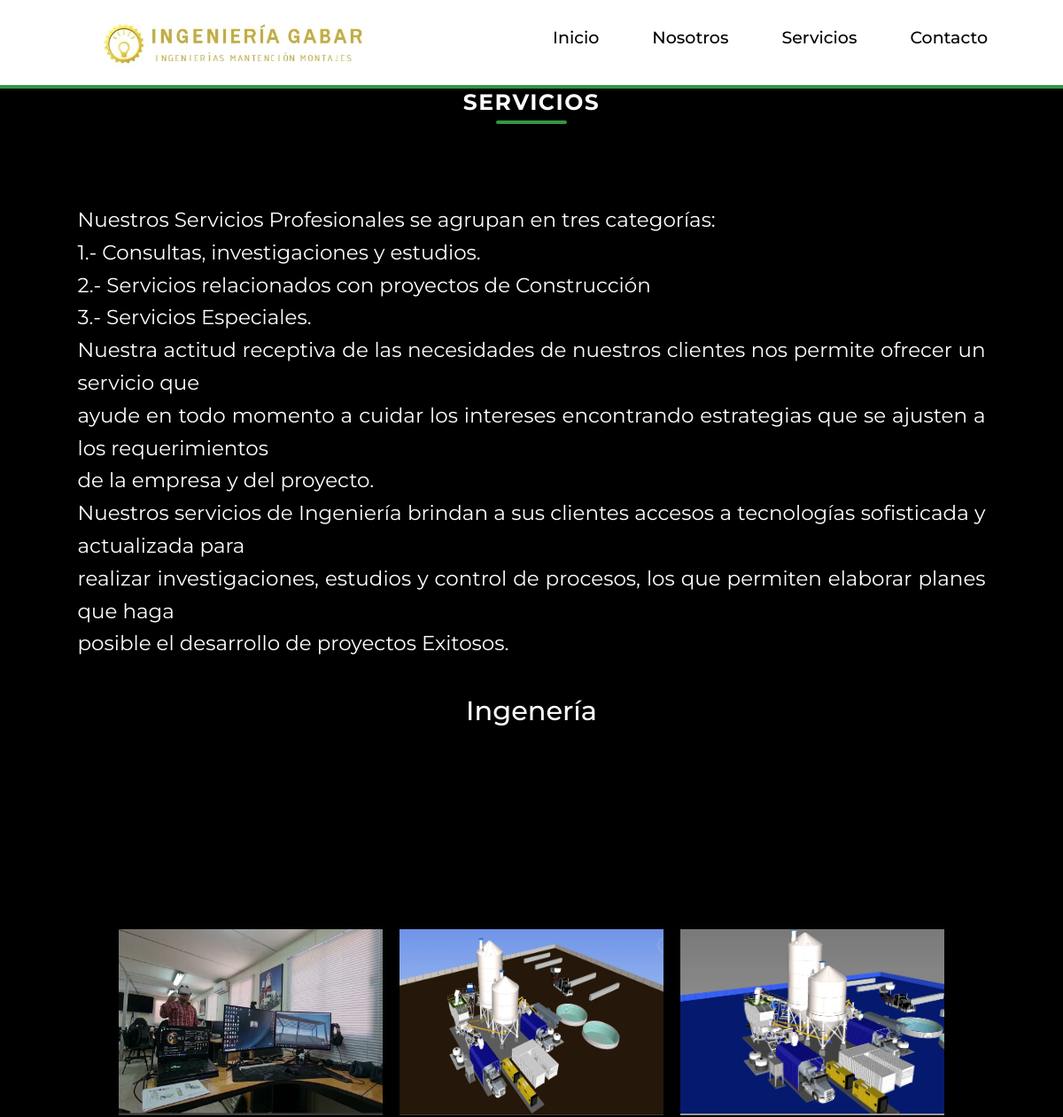
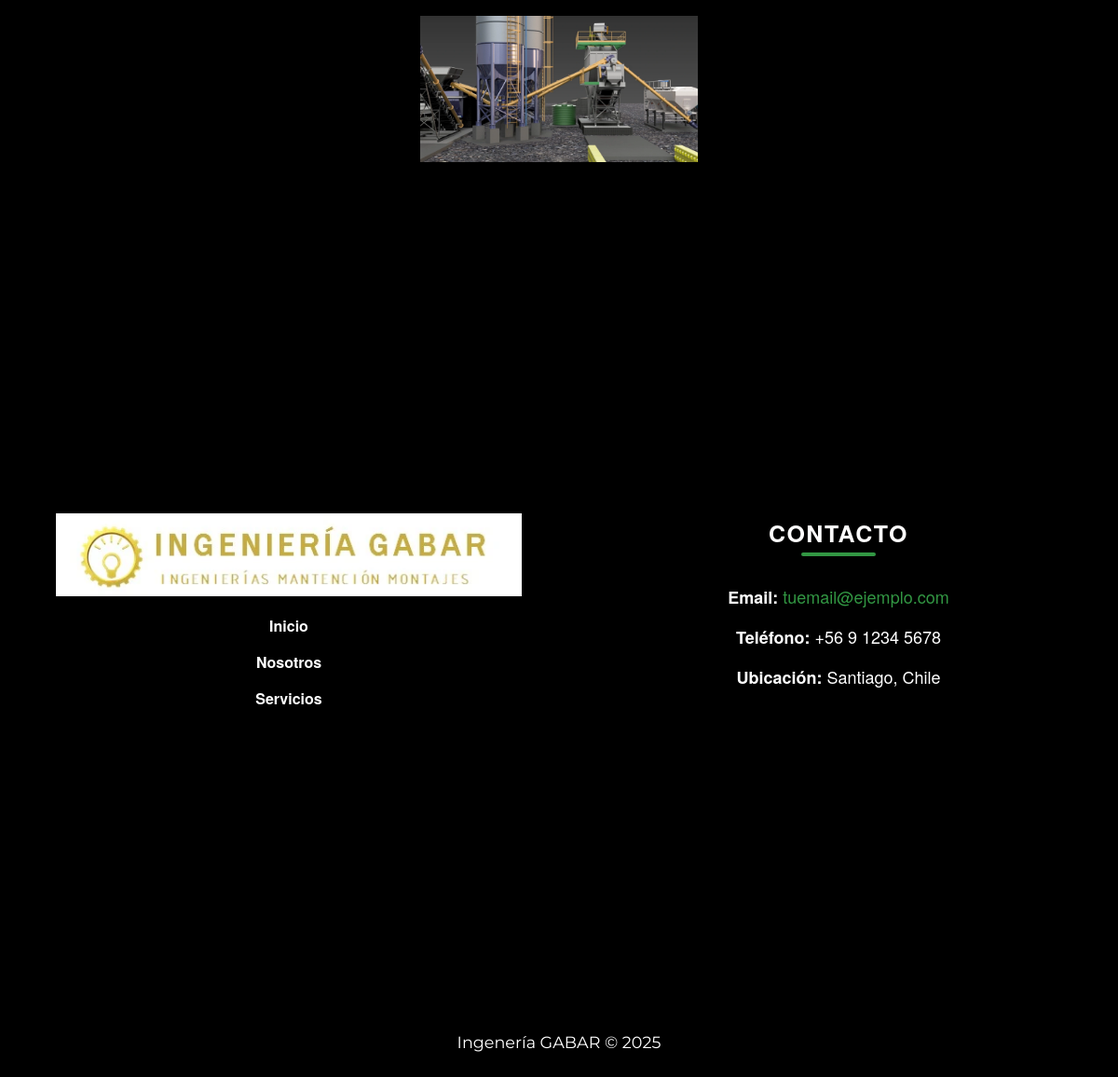
/1/, run on the app's committed database (2 pictures, top to bottom).
### services/models.py (models this page shows, shortened)
class Services(BaseModel):
    title = models.CharField(max_length=255, verbose_name="Título")
    description = models.TextField(verbose_name="Descripción")
    content = models.TextField(verbose_name="Contenido")
    imagen = models.ImageField(upload_to='services/images/', verbose_name="Imagen")
    class Meta:
        verbose_name = "Servicio"
        verbose_name_plural = "Servicios"
        ordering = ["-created"]

class ServiceImage(models.Model):
    service = models.ForeignKey(Services, on_delete=models.CASCADE, related_name='imagenes')
    image = models.ImageField(verbose_name="Imagen", upload_to="services/images", null=True, blank=True)
    class Meta:
        verbose_name = "Imagen de servicio"
        verbose_name_plural = "Imágenes de servicio"

### services/views.py (the view)
# urls.py: path('<int:id>/', views.service_detail, name='service_detail'),  # Detalle de servicio por ID
def service_detail(request, id):
    service = get_object_or_404(Services, id=id)  # Obtiene el servicio por su ID
    return render(request, 'services/services_detail.html', {'service': service})

### services/templates/services/services_detail.html (shortened to what this page needs)
{% extends 'base.html' %}
{% load static %}
{% block content %}
<main class="container">
  <h2 class="title__services">Servicios</h2>
  <div class="services__container">
    <p>
      {{ service.content|linebreaks }}
    </p>
    <h2 class="services__subtitle">{{ service.title }}</h2>
  </div>
  <div class="services__galeria">
    {% for image in service.imagenes.all %}
      <img src="{{ image.image.url }}" alt="{{ service.title }}" class="gallery-image" data-index="{{ forloop.counter0 }}" onclick="fullView(this)">
    {% endfor %}
  </div>
</main>
{% endblock %}

### static/css/navegador.css (style rules this page uses)
* { margin: 0; padding: 0; box-sizing: border-box; }
html { font-size: 10px; height: 100%; width: 100%; scroll-behavior: smooth; }
body { font-family: "Montserrat", sans-serif; font-size: 1.6rem; background-color: black; background-image: url('../img/fondoBody.png'); background-size: cover; background-position: center center; background-attachment: fixed; }

### static/css/index.css (style rules this page uses)
.services__container { margin: 0 auto 16rem auto; padding: 50px; text-align: justify; }
.services__container p { line-height: 1.6; font-size: 23px; color: #ffffff; }
.services__subtitle { font-size: 1.9em; color: #ffffff; margin-top: 40px; text-align: center; }
.services__galeria { display: flex; flex-wrap: wrap; gap: 15px; justify-content: center; padding: 10px; margin-bottom: 6rem; }
.services__galeria img { max-width: 298px; max-height: 224px; margin: 2px; }

### static/css/services.css (style rules this page uses)
.title__services { font-size: clamp(2rem, 3vw, 2.5rem); font-weight: 700; color: rgb(255, 254, 254); text-transform: uppercase; letter-spacing: 1.5px; margin-bottom: 4rem; position: relative; text-align: center; }
.title__services::after { content: ""; width: 80px; height: 4px; background: rgb(50, 151, 67); position: absolute; bottom: -10px; left: 50%; transform: translateX(-50%); border-radius: 2px; }

### data on the page
Services: content "Nuestros Servicios Profesionales se agrupan en tres categorías: 1.- Consultas, investigaciones y estudios. 2.- Servicios relacionados con proyectos de Construcción 3.- Servicios Especiales. Nuestra actitud receptiva de las necesidades de nuestros clientes nos permite ofrecer un servicio que ayude en todo momento a cuidar los intereses encontrando estrategias que se ajusten a los requerimientos de la empresa y del proyecto. Nuestros servicios de Ingeniería brindan a sus clientes accesos a tecnologías sofisticada y actualizada para realizar investigaciones, estudios y control de procesos, los que permiten elaborar planes que haga posible el desarrollo de proyectos Exitosos.", title "Ingenería"
ServiceImage: image (picture)
ServiceImage: image (picture)
ServiceImage: image (picture)
ServiceImage: image (picture)
